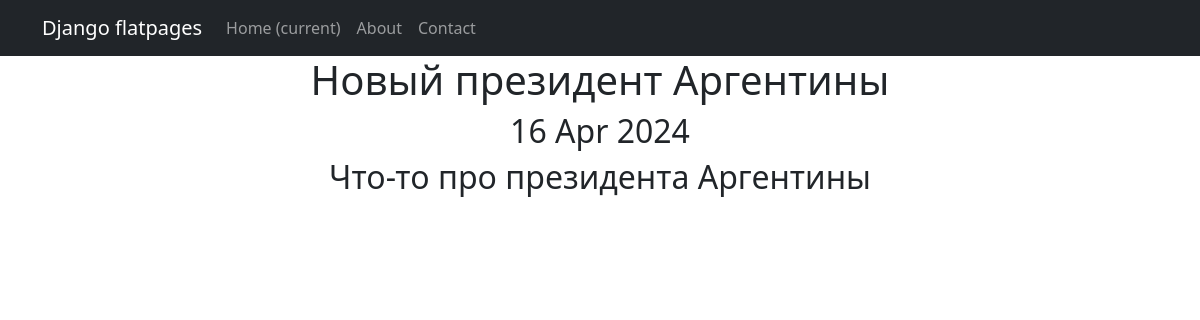
Page /news/1 on the earlier database version.
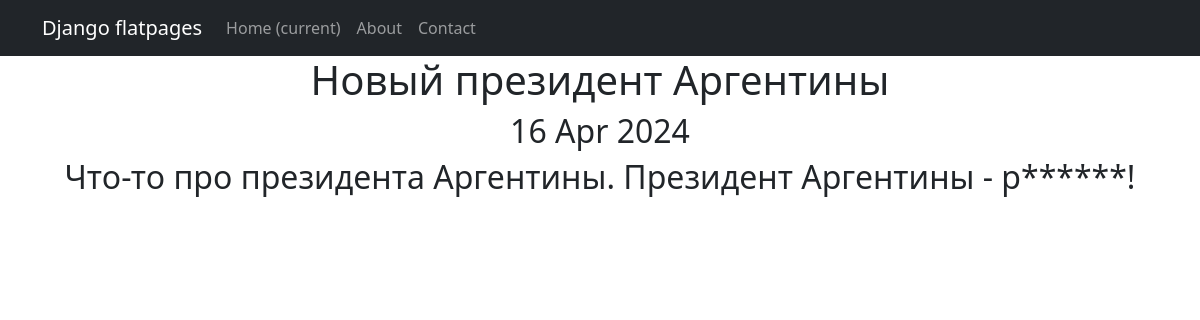
Same page on the later database version.
### news/models.py (models this page shows, shortened)
class Post(models.Model):
    author_id = models.ForeignKey(Author, on_delete=models.CASCADE)
    _type = models.CharField(choices=articles_types, max_length=1)
    time_in = models.DateTimeField(auto_now_add=True)
    category = models.ManyToManyField(Category, through='PostCategory')
    heading = models.CharField(max_length=255)
    text_article = models.TextField()
    rating = models.FloatField(default=0.0)

### news/views.py (the view)
# urls.py: path('<int:id>', NewDetail.as_view(), name='article'),
class NewDetail(DetailView):
    model = Post
    template_name = 'post.html'
    context_object_name = 'post'
    pk_url_kwarg = 'id'

### news/templatetags/custom_filters.py (called while the page is built)
@register.filter(name='correct')
def correct(text):
    incorrect_words = ["редиска"]
    for word in incorrect_words:
        ch_words = re.findall(word, text, re.IGNORECASE)
        for ch_word in ch_words:
            text = text.replace(ch_word, f'{ch_word[:1]}' + (len(ch_word[2:]) + 1) * '*')
    return text

### templates/post.html (shortened to what this page needs)
{% extends 'flatpages/default.html' %}
{% load custom_filters %}
{% block content %}
<h1>{{post.heading}}</h1>
<h2>{{ post.time_in|date:'d M Y' }}</h2>
<h2>{{ post.text_article|correct }}</h2>
{% endblock content %}

Differences in the rows shown:
changed Post "Новый президент Аргентины": text_article|correct "Что-то про президента Аргентины" → "Что-то про президента Аргентины. Президент Аргентины - р******!"
